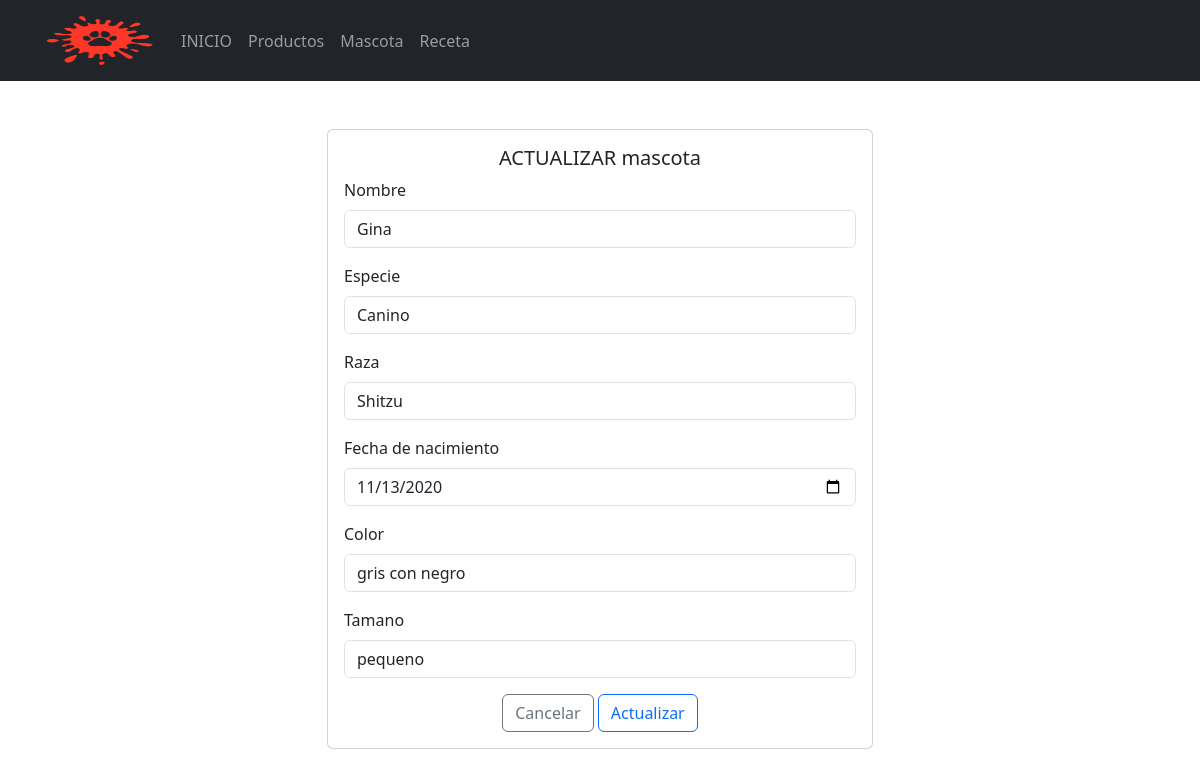
Page /Formularios/mascota/actualizar.php?Id=7 on the committed database.
### tables this page shows
CREATE TABLE `mascota` (
  `idmascota` int(10) NOT NULL,
  `nombre` varchar(100) NOT NULL,
  `especie` varchar(100) NOT NULL DEFAULT '1',
  `raza` varchar(100) NOT NULL,
  `fecha` date NOT NULL,
  `color` varchar(100) NOT NULL,
  `tamano` varchar(100) NOT NULL
);

### Formularios/mascota/actualizar.php (the view, shortened to what this page needs)
<!doctype html>
<html lang="es">
<head>
    <link rel="stylesheet" href="<?php echo base_url; ?>css/bootstrap.min.css">
<body>
    <header>
        <nav class="navbar navbar-expand-lg bg-dark" data-bs-theme="dark">
            <div class="container">
                <a class="navbar-brand" href="<?php echo base_url; ?>">
                    <img src="<?php echo base_url; ?>img/logo.png" alt="logo" height="55" width="115">
                </a>
                <div class="collapse navbar-collapse" id="mi-menu">
                    <ul class="navbar-nav">
                        <li class="nav-item">
                            <a class="nav-link" href="<?php echo base_url; ?>">INICIO</a>
                        </li>
                        <li class="nav-item">
                            <a class="nav-link" href="<?php echo base_url; ?>Formularios/productos/index.php">Productos</a>
                        </li>
                        <li class="nav-item">
                            <a class="nav-link" href="<?php echo base_url; ?>Formularios/mascota/index.php">Mascota</a>
                        </li>
                        <li class="nav-item">
                            <a class="nav-link" href="<?php echo base_url; ?>Formularios/marcas/index.php">Receta</a>
                        </li>
                    </ul>
                </div>
            </div>
        </nav>
    </header>
    <div class="container mt-5 mb-5">
        <div class="row justify-content-center">
            <div class="col-md-6">
                <div class="card">
                    <div class="card-body">
                        <h5 class="card-title text-center">ACTUALIZAR mascota</h5>
                        <form action="<?php echo base_url; ?>CRUDM/editarDatos.php" method="post">
                            <?php
                            include_once("../../config/conexion.php");
                            $sql = "SELECT * FROM mascota WHERE idmascota =" . $_REQUEST['Id'];
                            $resultado = $conexion->query($sql);
                            $row = $resultado->fetch_assoc();
                            ?>
                            <div class="mb-3">
                                <label for="nombre" class="form-label">Nombre</label>
                                <input type="text" class="form-control" id="nombre" name="nombre" placeholder="Nombre de la mascota" value="<?php echo $row['nombre'] ?>">
                            </div>
                            <div class="mb-3">
                                <label for="especie" class="form-label">Especie</label>
                                <input type="text" class="form-control" id="especie" name="especie" placeholder="especie de la mascota" value="<?php echo $row['especie'] ?>">
                            </div>
                            <div class="mb-3">
                                <label for="raza" class="form-label">Raza</label>
                                <input type="text" class="form-control" id="raza" name="raza" placeholder="raza de la mascota" value="<?php echo $row['raza'] ?>">
                            </div>
                            <div class="mb-3">
                                <label for="fecha" class="form-label">Fecha de nacimiento</label>
                                <input type="date" class="form-control" id="fecha" name="fecha" placeholder="fecha de nacimiento de la mascota" value="<?php echo $row['fecha'] ?>">
                            </div>
                            <div class="mb-3">
                                <label for="color" class="form-label">Color</label>
                                <input type="text" class="form-control" id="color" name="color" placeholder="color de la mascota" value="<?php echo $row['color'] ?>">
                            </div>
                            <div class="mb-3">
                                <label for="tamano" class="form-label">Tamano</label>
                                <input type="text" class="form-control" id="tamano" name="tamano" placeholder="tamano de la mascota" value="<?php echo $row['tamano'] ?>">
                            </div>
                            <div class="text-center">
                                <a href="../productos/index.php" type="submit" class="btn btn-outline-secondary">Cancelar</a>
                                <button type="submit" class="btn btn-outline-primary">Actualizar</button>
                            </div>
                        </form>
                    </div>
                </div>
            </div>
        </div>
    </div>
</body>
</html>

### rows in the picture
mascota: nombre "Gina", especie "Canino", raza "Shitzu", fecha "11/13/2020", color "gris con negro", tamano "pequeno"
